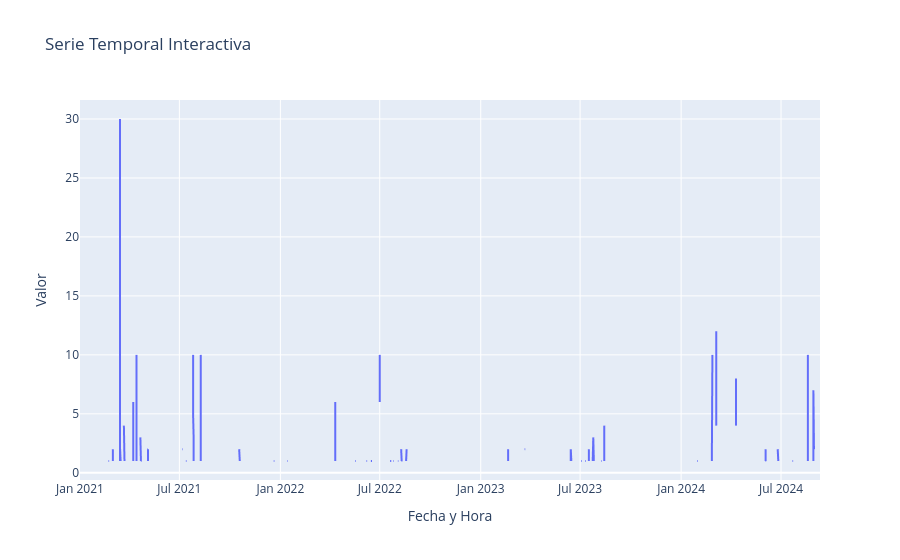

The notebook cell saved with this chart:
### Code cell
import pandas as pd
import numpy as np
import plotly.express as px
# Gráfico interactivo
fig = px.line(df, x=df.index, y=df["Unidades"], title='Serie Temporal Interactiva')
fig.update_layout(
    xaxis_title='Fecha y Hora',
    yaxis_title='Valor',
    hovermode='x unified'
)
fig.show()

### Figure 1 — Plotly figure (JSON) as saved in the notebook; plotly's stock layout.template omitted (floating-point values rounded to 4 significant figures; data arrays with more than 128 entries replaced by an {"elided": "..."} marker saying what was removed)
{"data": [{"hovertemplate": "fecha=%{x}<br>y=%{y}<extra></extra>", "legendgroup": "", "line": {"color": "#636efa", "dash": "solid"}, "marker": {"symbol": "circle"}, "mode": "lines", "name": "", "showlegend": false, "type": "scattergl", "x": {"elided": "1420 str values"}, "xaxis": "x", "y": {"elided": "1420 float values"}, "yaxis": "y"}], "layout": {"hovermode": "x unified", "legend": {"tracegroupgap": 0}, "title": {"text": "Serie Temporal Interactiva"}, "xaxis": {"anchor": "y", "domain": [0, 1], "title": {"text": "Fecha y Hora"}}, "yaxis": {"anchor": "x", "domain": [0, 1], "title": {"text": "Valor"}}}}
